Frame 1 (no input): blank canvas, image omitted
Frame 60 (no input): blank canvas, image omitted
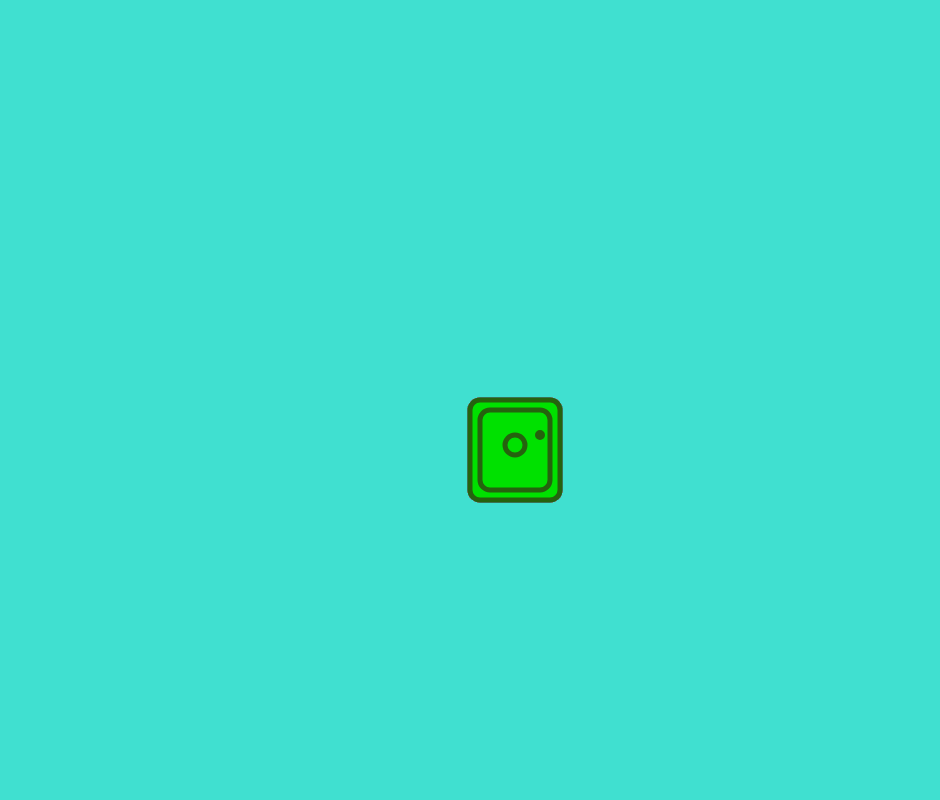
Frame 120 (the mouse pressed at the canvas centre since frame 60)

The p5.js sketch whose frames 1 and 60 were blank and that drew this single picture after the mouse press (run headless with seeded random() and noise() and a simulated clock; from frame 60 on, the mouse is pressed at the canvas centre):

// p5.js sketch
// ── sketch.js
// variáveis da tela;
let larguraDaTela = 940;
let cumprimentoDaTela = 800;

// variáveis do retangulo;
let larguraDoRetangulo = 70;
let alturaDoRetangulo = 80;
let alturaDoRetanguloExterno = alturaDoRetangulo + 20;
let larguraDoRetanguloExterno = larguraDoRetangulo + 20;



function setup() {
  createCanvas(larguraDaTela, cumprimentoDaTela);
  background("#40E0D0");
  
}

function draw() {
  
  if(mouseIsPressed){
    
  strokeWeight(5)
  stroke(random(0,250), random(0,250), random(0,250))
  fill(0,225,0)
    
  rect(mouseX,mouseY, larguraDoRetanguloExterno, alturaDoRetanguloExterno,10);
  rect(mouseX + 10,mouseY + 10, larguraDoRetangulo, alturaDoRetangulo,10  );
    
    
  circle((mouseX +  10 ) + larguraDoRetangulo/2  , (mouseY + 10 ) + larguraDoRetangulo/ 2, 20);
circle((mouseX + 35 )  + larguraDoRetangulo /2  , (mouseY + -5) + alturaDoRetangulo/ 2, 5);




  
  }  
}
